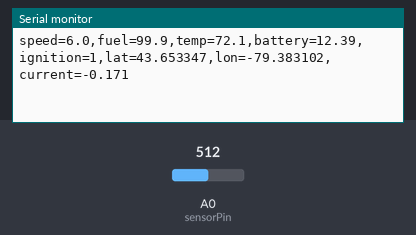
The sketch below on a simulated Arduino Uno, built with avr-gcc and run on an emulated ATmega328P. Shown: the last lines printed to the serial monitor. Inputs (shaded band) come from the test bench; at power-on: A0 (sensorPin) = 512.

Above: at 1.2 s.
1.3 s: A0 (sensorPin) set to 716
At 2.1 s:
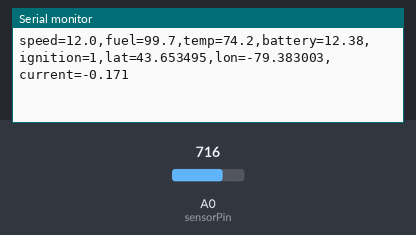
2.8 s: A0 (sensorPin) set to 900
At 4.5 s:
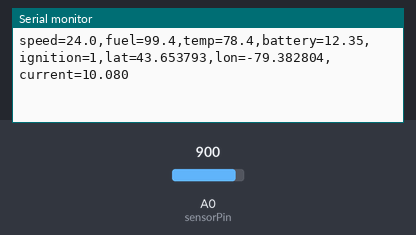
Timing chart, 0 to 6.0 s (numbered marks = the images above; inputs shaded):
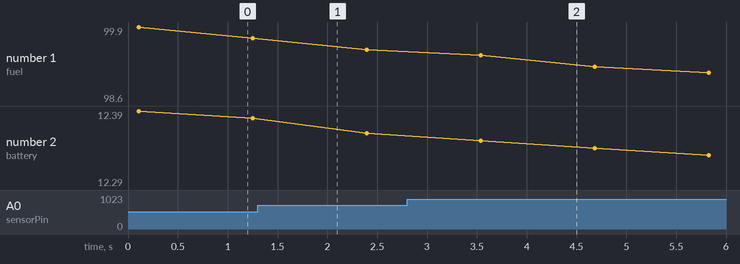

Measured:
- after the input at 2.8 s, the serial monitor: prints a new line after 0.74 s (image 2)

The sketch:

VehicleTelemetrics.ino
```cpp
const int sensorPin = A0;

float sensitivity = 0.185;   // ACS712 5A
float offsetVoltage = 2.534; // your calibrated value

// Simulated vehicle state
float speed = 0.0;
float fuel = 100.0;
float engineTemp = 30.0;
float battery = 12.6;
int ignition = 1;

float lat = 43.6532;
float lon = -79.3832;

bool accelerating = true;

void setup() {
  Serial.begin(9600);
}

// Read current from ACS712
float readCurrent() {
  float sum = 0;

  for (int i = 0; i < 50; i++) {
    int raw = analogRead(sensorPin);
    float voltage = raw * (5.0 / 1023.0);
    sum += voltage;
    delay(2);
  }

  float avgVoltage = sum / 50;
  float current = (avgVoltage - offsetVoltage) / sensitivity;

  return current;
}

// Simulate vehicle behavior
void updateVehicleState() {
  if (ignition == 1) {

    // Speed changes
    if (accelerating) {
      speed += 6.0;
      if (speed >= 110.0) accelerating = false;
    } else {
      speed -= 8.0;
      if (speed <= 20.0) accelerating = true;
    }

    // Fuel consumption
    fuel -= 0.15;
    if (fuel < 0) fuel = 0;

    // Engine temp rises with speed
    engineTemp = 70.0 + (speed * 0.35);
    if (engineTemp > 118.0) engineTemp = 118.0;

    // Battery drops slightly
    battery = 12.4 - (speed / 500.0);
    if (battery < 11.1) battery = 11.1;

    // Simulated movement
    lat += 0.00015;
    lon += 0.00010;

  } else {
    speed = 0.0;

    // Cool down when off
    engineTemp -= 1.0;
    if (engineTemp < 25.0) engineTemp = 25.0;

    battery = 12.5;
  }
}

void loop() {
  updateVehicleState();

  float current = readCurrent();

  // Send structured telemetry string
  Serial.print("speed=");
  Serial.print(speed, 1);
  Serial.print(",fuel=");
  Serial.print(fuel, 1);
  Serial.print(",temp=");
  Serial.print(engineTemp, 1);
  Serial.print(",battery=");
  Serial.print(battery, 2);
  Serial.print(",ignition=");
  Serial.print(ignition);
  Serial.print(",lat=");
  Serial.print(lat, 6);
  Serial.print(",lon=");
  Serial.print(lon, 6);
  Serial.print(",current=");
  Serial.println(current, 3);

  delay(1000);
}
```
